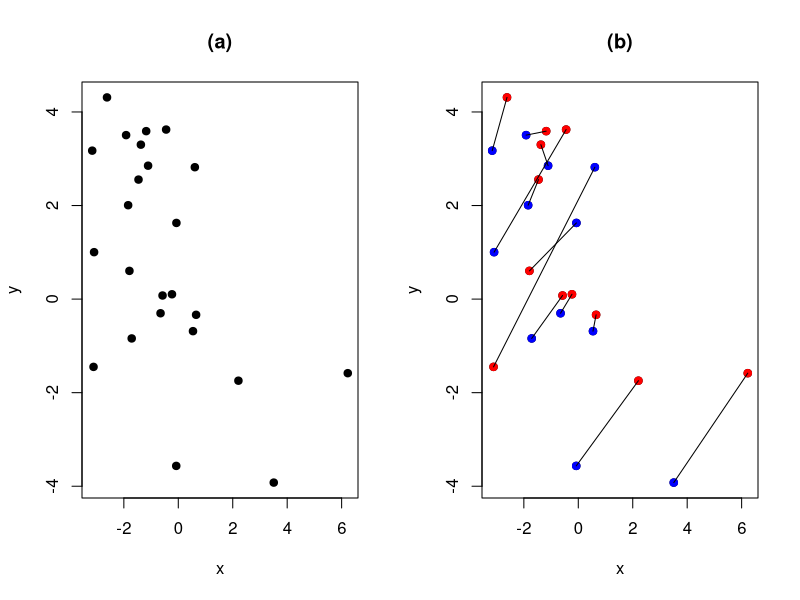

This figure's R source: (Note: this script raises an error after producing the figure.)
## ---- chunk 1
T <- 2 # 2 periods
n <- 12 # 12 entities
alpha <- 5*rnorm(n) # draw fixed effects
x.1 <- rnorm(n) - .5*alpha # note: x_i's correlate to alpha_i's
x.2 <- rnorm(n) - .5*alpha
beta <- 5; sigma <- .3
y.1 <- alpha + x.1 + sigma*rnorm(n)
y.2 <- alpha + x.2 + sigma*rnorm(n)
x <- c(x.1,x.2) # pooled x
y <- c(y.1,y.2) # pooled y
par(mfrow=c(1,2))
plot(x,y,col="black",pch=19,xlab="x",ylab="y",main="(a)")
plot(x,y,col="black",pch=19,xlab="x",ylab="y",main="(b)")
points(x.1,y.1,col="blue",pch=19)
points(x.2,y.2,col="red",pch=19)
for(i in 1:n){
  lines(c(x.1[i],x.2[i]),c(y.1[i],y.2[i]))
}
## ---- chunk 2
data("CigarettesSW", package = "AER")
CigarettesSW$rprice  <- with(CigarettesSW, price/cpi)
CigarettesSW$rincome <- with(CigarettesSW, income/population/cpi)
T <- length(levels(CigarettesSW$year))
n <- length(levels(CigarettesSW$state))
eq.pooled <- lm(log(packs)~log(rprice)+log(rincome),data=CigarettesSW)
print(summary(eq.pooled)$coefficients)
eq.LSDV <- lm(log(packs)~log(rprice)+log(rincome)+state,
              data=CigarettesSW)
print(summary(eq.LSDV)$coefficients[1:3,])
CigarettesSW$year <- as.factor(CigarettesSW$year)
eq.LSDV2 <- lm(log(packs)~log(rprice)+log(rincome)+state+year,
              data=CigarettesSW)
print(summary(eq.LSDV2)$coefficients[1:3,])
